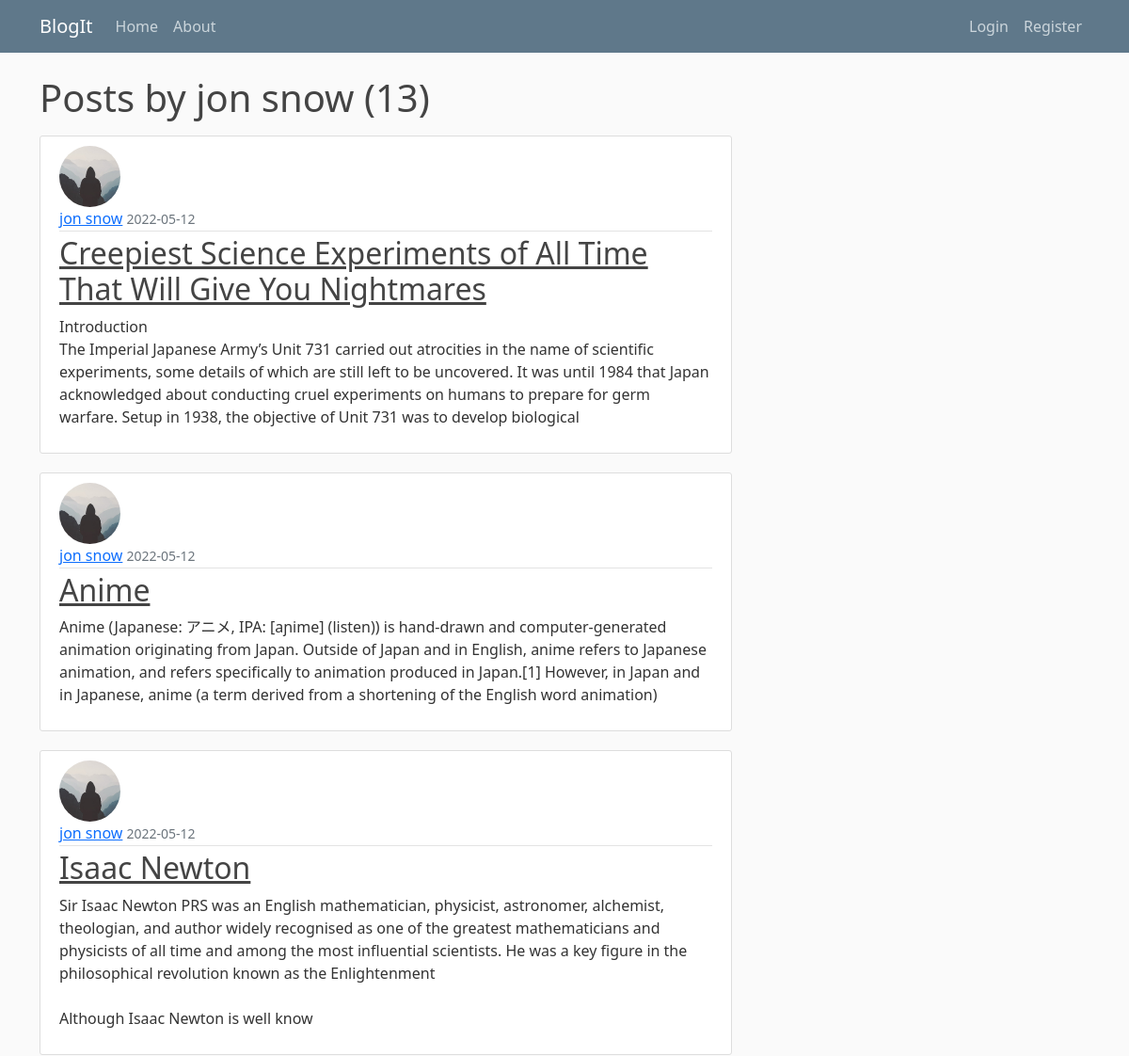
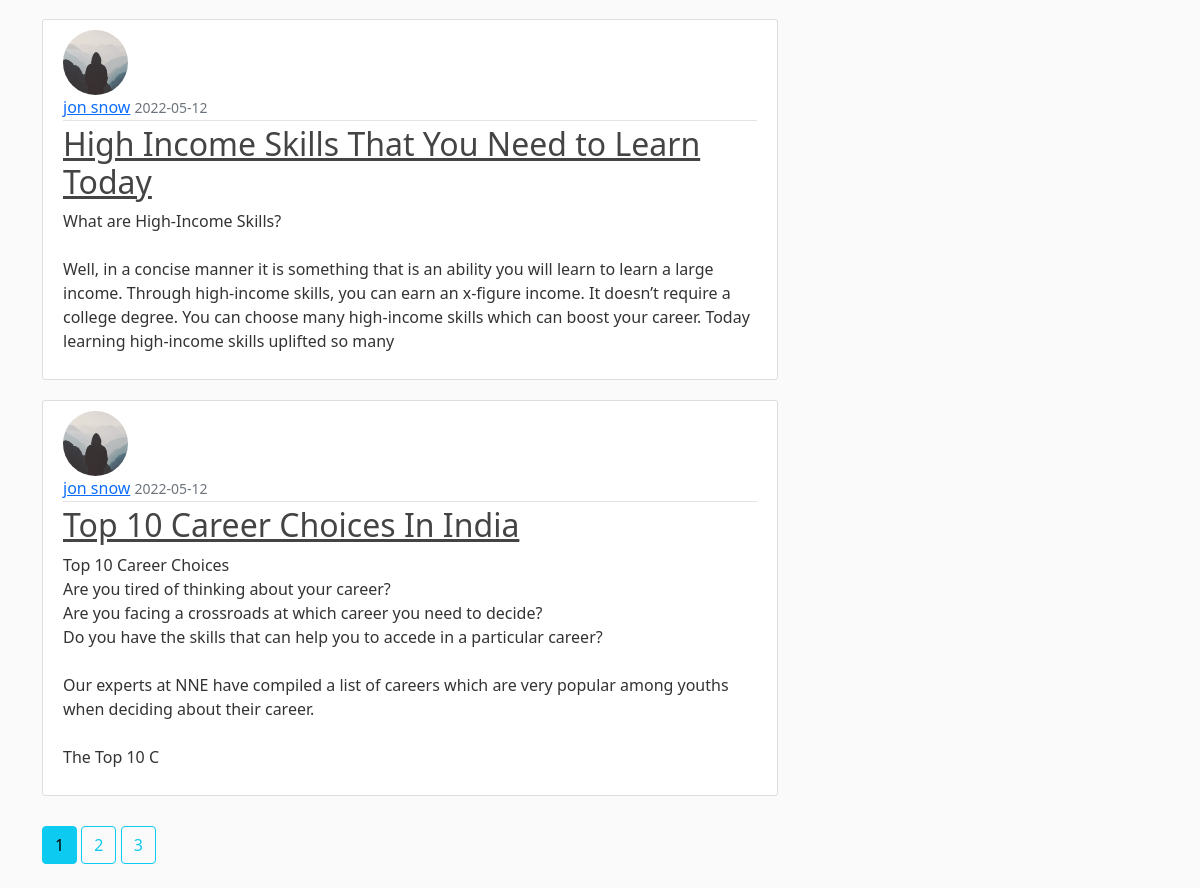
Screenshot of /user/jon snow with the database file from the repository (2 pictures, top to bottom).
### flaskblog/models.py (models this page shows, shortened)
class User(db.Model, UserMixin):
    id = db.Column(db.Integer, primary_key=True)        # setting column id of type integer and making it a primary key by setting primary_key contraint to True
    username = db.Column(db.String(20), unique=True, nullable=False)
    email = db.Column(db.String(120), unique=True, nullable=False)
    image_file = db.Column(db.String(20), nullable=False, default='default.jpg')
    password = db.Column(db.String(60), nullable=False)
    posts = db.relationship('Post', backref='author', lazy=True)

class Post(db.Model):
    id = db.Column(db.Integer, primary_key=True)
    title = db.Column(db.String(100), nullable=False)
    date_posted = db.Column(db.DateTime, nullable=False, default=datetime.utcnow)
    content = db.Column(db.Text, nullable=False)
    user_id = db.Column(db.Integer, db.ForeignKey('user.id'), nullable=False)

### flaskblog/users/routes.py (the view)
@users.route('/user/<string:username>')
def user_posts(username):
    page = request.args.get('page', 1, type=int)   # fetching page - 1 is default page number, type int verifies if page number passed is int
    user = User.query.filter_by(username=username).first_or_404()
    posts = Post.query.filter_by(author=user)\
            .order_by(Post.date_posted.desc())\
            .paginate(page=page, per_page=5)
    return render_template('user_posts.html', posts=posts, user=user)

### flaskblog/templates/user_posts.html
{% extends "layout.html" %}
{% block content %}
	<h1 class="mb-3">Posts by {{ user.username }} ({{ posts.total }})</h1>
	{% for post in posts.items %}
		<article class="media content-section">
			<img class="rounded-circle article-img" src="{{ url_for('static', filename='profile_pics/' + post.author.image_file) }}">
			<div class="media-body">
				<div class="article-metadata">
				  <a class="mr-2" href="{{ url_for('users.user_posts', username=post.author.username) }}">{{ post.author.username }}</a>
				  <small class="text-muted">{{ post.date_posted.strftime('%Y-%m-%d') }}</small>
				</div>
				<h2><a class="article-title" href="{{ url_for('posts.post', post_id=post.id) }}">{{ post.title }}</a></h2>
				<p class="article-content">{{ post.content[:350] }}</p>
			</div>
		</article>
	{% endfor %}
	{% for page_num in posts.iter_pages(left_edge=1, right_edge=1, left_current=1, right_current=2) %}
		{% if page_num %}
			{% if posts.page == page_num %}
				<a class="btn btn-info mb-4" href="{{ url_for('users.user_posts', username=user.username, page=page_num) }}">{{ page_num }}</a>
			{% else %}
				<a class="btn btn-outline-info mb-4" href="{{ url_for('users.user_posts', username=user.username, page=page_num) }}">{{ page_num }}</a>
			{% endif %}
		{% else %}
			...
		{% endif %}
	{% endfor %}
{% endblock content %}

### flaskblog/static/main.css (style rules this page uses)
body { background: #fafafa; color: #333333; margin-top: 5rem; }
h1, h2, h3, h4, h5, h6 { color: #444444; }
.content-section { background: #ffffff; padding: 10px 20px; border: 1px solid #dddddd; border-radius: 3px; margin-bottom: 20px; }
.article-title { color: #444444; }
.article-content { white-space: pre-line; }
.article-img { height: 65px; width: 65px; margin-right: 16px; }
.article-metadata { padding-bottom: 1px; margin-bottom: 4px; border-bottom: 1px solid #e3e3e3 }
.btn { margin: 10px 0; }

### rows the page displays
User: username "jon snow"
Post: image_file (placeholder picture), author.username "jon snow", date_posted "2022-05-12", title "Creepiest Science Experiments of All Time That Will Give You Nightmares", content "Introduction The Imperial Japanese Army’s Unit 731 carried out atrocities in the name of scientific experiments, some details of which are still left to be uncovered. It was until 1984 that Japan acknowledged about conducting cruel experiments on humans to prepare for germ warfare. Setup in 1938, the objective of Unit 731 was to develop biological"
Post: image_file (placeholder picture), author.username "jon snow", date_posted "2022-05-12", title "Anime", content "Anime (Japanese: アニメ, IPA: [aɲime] (listen)) is hand-drawn and computer-generated animation originating from Japan. Outside of Japan and in English, anime refers to Japanese animation, and refers specifically to animation produced in Japan.[1] However, in Japan and in Japanese, anime (a term derived from a shortening of the English word animation)"
Post: image_file (placeholder picture), author.username "jon snow", date_posted "2022-05-12", title "Isaac Newton", content "Sir Isaac Newton PRS was an English mathematician, physicist, astronomer, alchemist, theologian, and author widely recognised as one of the greatest mathematicians and physicists of all time and among the most influential scientists. He was a key figure in the philosophical revolution known as the Enlightenment Although Isaac Newton is well know"
Post: image_file (placeholder picture), author.username "jon snow", date_posted "2022-05-12", title "High Income Skills That You Need to Learn Today", content "What are High-Income Skills? Well, in a concise manner it is something that is an ability you will learn to learn a large income. Through high-income skills, you can earn an x-figure income. It doesn’t require a college degree. You can choose many high-income skills which can boost your career. Today learning high-income skills uplifted so many"
Post: image_file (placeholder picture), author.username "jon snow", date_posted "2022-05-12", title "Top 10 Career Choices In India", content "Top 10 Career Choices Are you tired of thinking about your career? Are you facing a crossroads at which career you need to decide? Do you have the skills that can help you to accede in a particular career? Our experts at NNE have compiled a list of careers which are very popular among youths when deciding about their career. The Top 10 C"

### other values shown
{{ posts.total }} "13"
{{ page_num }} "1"
{{ page_num }} "2" "3"
